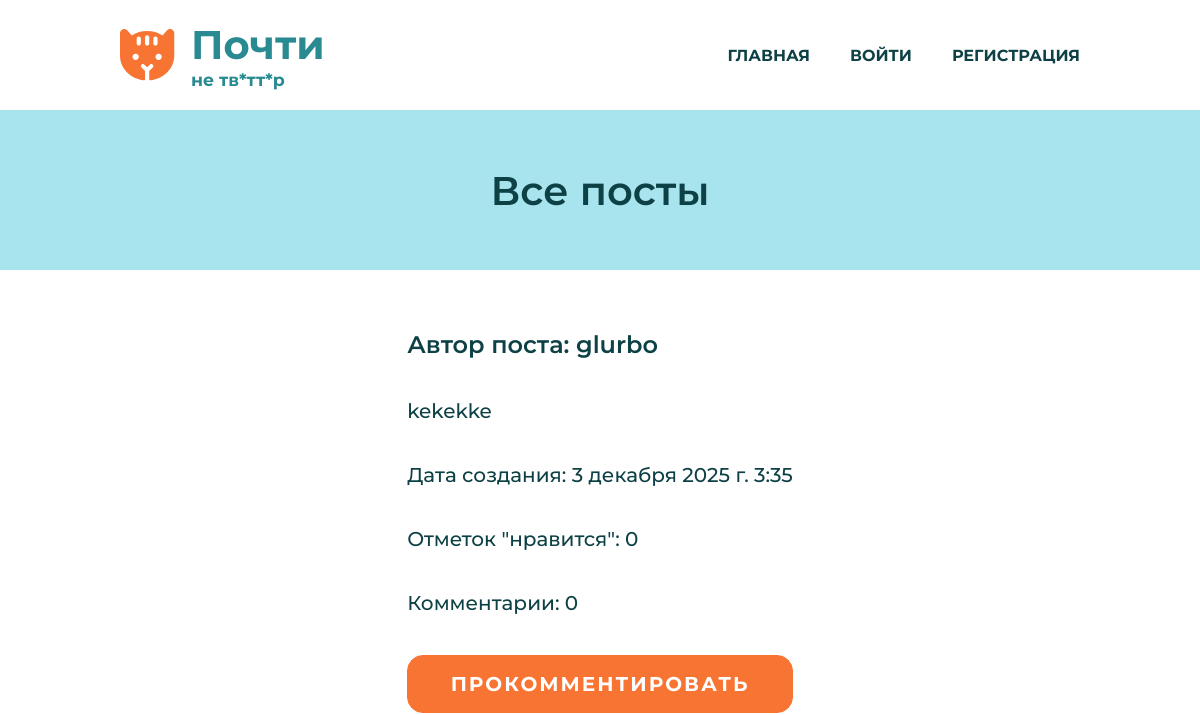
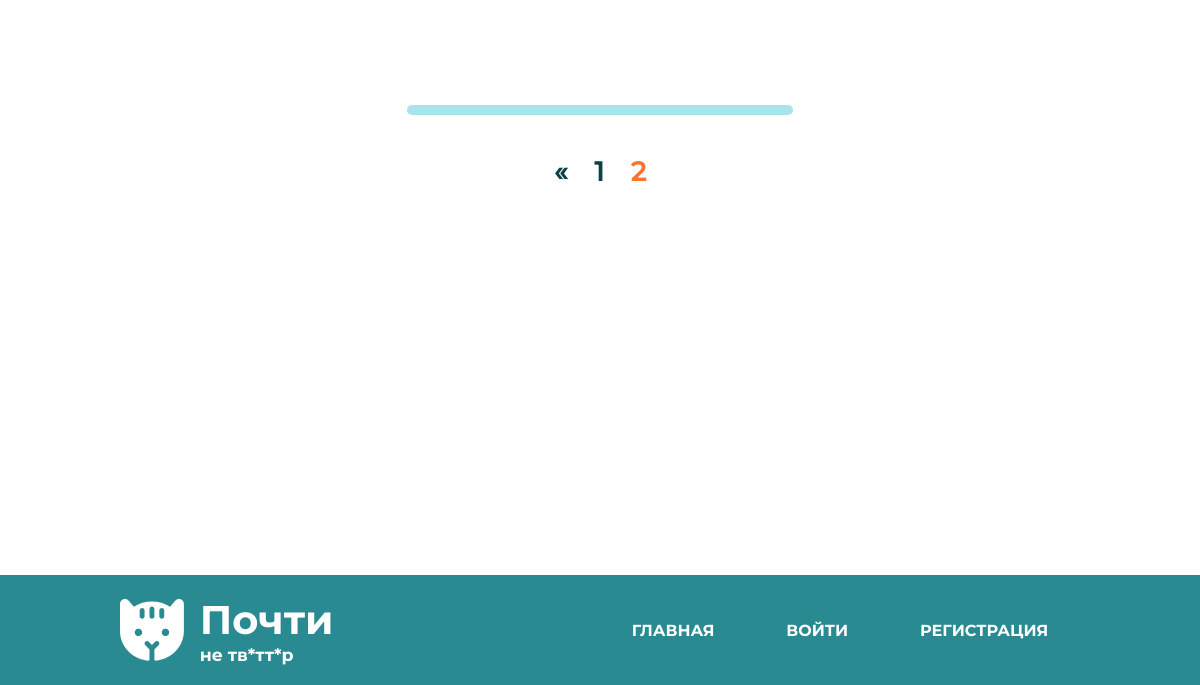
The app's page /posts/?page=2, older data (2 pictures, top to bottom).
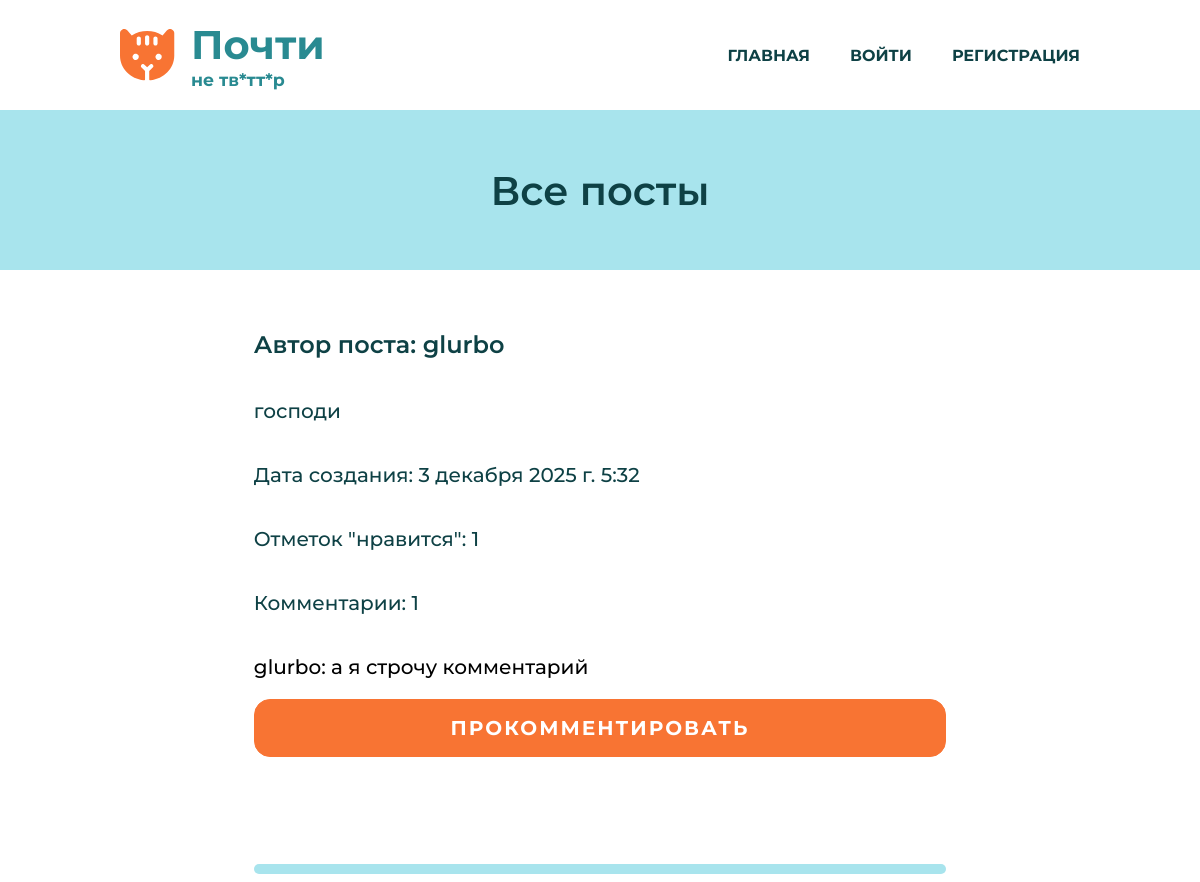
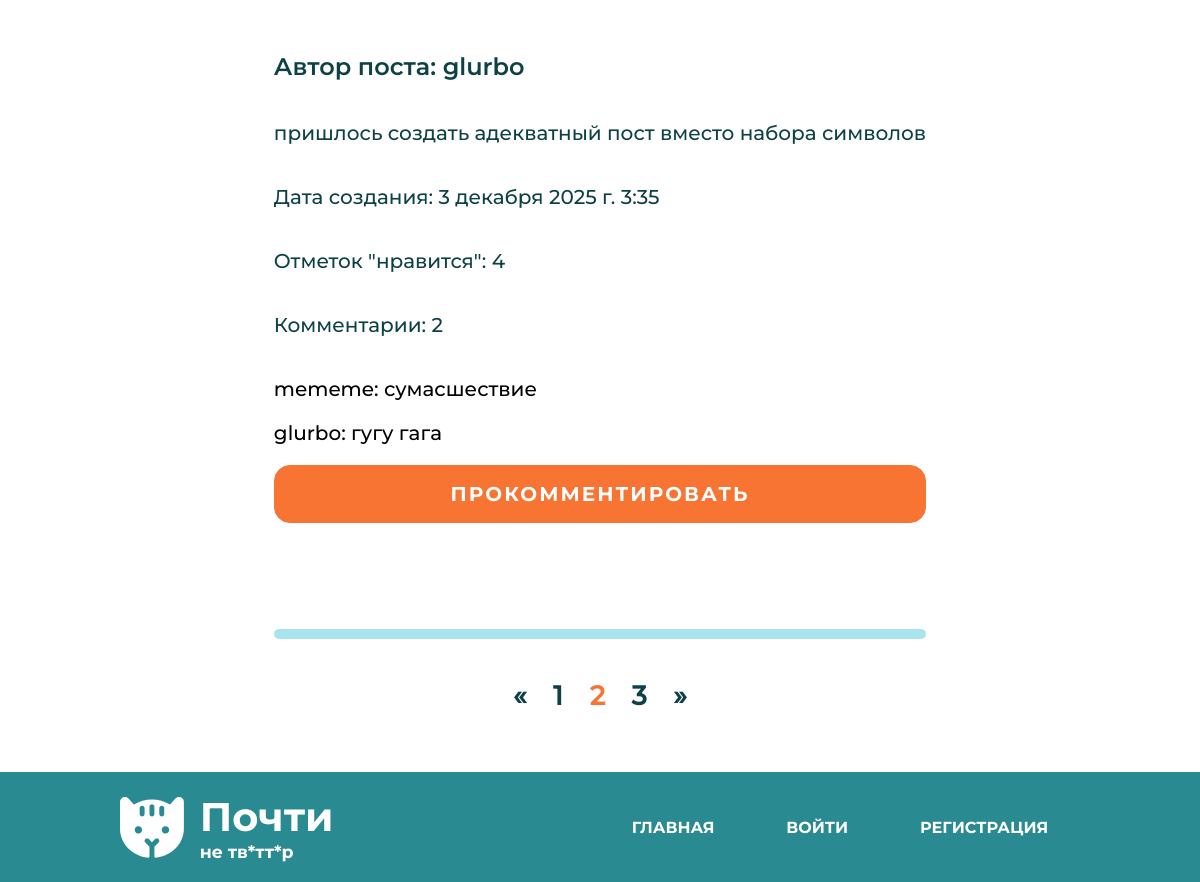
The same page, newer data (2 pictures, top to bottom).
### posts/models.py (models this page shows, shortened)
class Post(models.Model):
    post_text = models.TextField(verbose_name="Текст поста")
    author = models.ForeignKey('ReallyUser', on_delete=models.CASCADE, verbose_name='Автор поста', null=True)
    pub_date = models.DateTimeField(default=datetime.now, verbose_name="Дата публикации")
    likes = models.ManyToManyField(settings.AUTH_USER_MODEL, related_name="liked_posts", blank=True)
    class Meta:
        verbose_name = 'Пост'
        verbose_name_plural = 'Посты'

class ReallyUser(AbstractUser):
    avatar = models.ImageField(upload_to='avatars/', blank=True, null=True,
                               verbose_name='Аватар', default='avatars/image.png')
    biography = models.CharField(max_length=250, verbose_name="Биография", null=True)
    class Meta(AbstractUser.Meta):
        pass

class Comment(models.Model):
    comment_text = models.TextField(verbose_name="Текст комментария")
    post = models.ForeignKey('Post', on_delete=models.CASCADE,
                                      verbose_name="Комментарий к посту", blank=True, null=True)
    commenter = models.ForeignKey('ReallyUser', on_delete=models.CASCADE, verbose_name='Автор комментария', null=True)
    class Meta:
        verbose_name = 'Комментарий'
        verbose_name_plural = 'Комментарии'

### posts/views.py (the view)
# urls.py: path('', views.index, name='index'),
def index(request):
    posts = Post.objects.annotate(comment_count=Count('comment', distinct=True), likes_count=Count('likes', distinct=True)).order_by('-pub_date')[:50]
    paginator = Paginator(posts, 2)
    if 'page' in request.GET:
        page_num = request.GET['page']
    else:
        page_num = 1
    page = paginator.get_page(page_num)
    context = {'posts': page.object_list, 'page': page}
    return render(request, 'index.html', context)

### posts/templates/index.html (shortened to what this page needs)
{% extends "base_generic.html" %}
{% block content %}
<section class="title">
            <h1>Все посты</h1>
        </section>
        <section class="articles-wrapper">
            <div class="articles">
                <div class="four-articles">
                    {% if posts %}
                    {% for post in posts %}
                    <article>
                        <div class="article-inner">
                            <div class="article-text">
                                <h3>Автор поста: {{ post.author }}</h3>
                                <p>{{ post.post_text }}</p>
                                <p>Дата создания: {{ post.pub_date }}</p>
                                 {% if request.user.is_authenticated %}
            <p class="lele">
                <a href="{% url 'toggle_like' pk=post.pk %}">
                    {% if request.user in post.likes.all %}
                        Уже не нравится
                    {% else %}
                        Нравится
                    {% endif %}
                    {% if request.user == post.author %}
                        <a href="{% url 'edit-post' pk=post.pk %}" class="change"><b>Изменить пост?</b></a>
                        <a href="{% url 'delete-post' pk=post.pk %}" class="change"><b>Удалить пост?</b></a>
                    {% endif %}
                </a>
                <span>Отметок "нравится": {{ post.likes_count }}</span>
            </p>
        {% else %}
            <p>Отметок "нравится": {{ post.likes_count }}</p>
        {% endif %}
        <p>Комментарии: {{ post.comment_count }}</p>
                            </div>
                            <div class="article-buttons">
                                {% for comment in post.comment_set.all %}
        <p class="comment">{{ comment.commenter.username }}: {{ comment.comment_text }}</p>
    {% endfor %}
                                <a href="{% url 'add-comment' pk=post.pk %}" class="button">ПРОКОММЕНТИРОВАТЬ</a>
                                <form>
                                    <div class="favourite">
                                        <input class="fav-input" type="checkbox" id="fav1" checked>
                                    </div>
                                </form>
                            </div>
                            <div class="line"></div>
                            {% endfor %}
                            {% if page.paginator.num_pages > 1 %}
    <div class="pagination">
        <div class="pagination-list">
            {% if page.has_previous %}
                <div class="pagination-item">
                    <a href="?page={{ page.previous_page_number }}" class="pagination-link">&laquo;</a>
                </div>
            {% endif %}
            {% for num in page.paginator.page_range %}
                <div class="pagination-item {% if num == page.number %}active{% endif %}">
                    {% if num == page.number %}
                        <span class="pagination-link">{{ num }}</span>
                    {% else %}
                        <a href="?page={{ num }}" class="pagination-link">{{ num }}</a>
                    {% endif %}
                </div>
            {% endfor %}
            {% if page.has_next %}
                <div class="pagination-item">
                    <a href="?page={{ page.next_page_number }}" class="pagination-link">&raquo;</a>
                </div>
            {% endif %}
        </div>
    </div>
                            {% endif %}
                            {% else %}
                             <p>Нет постов :(</p>
                            {% endif %}
                        </div>
                    </article>
                </div>
            </div>
        </section>
{% endblock %}

Row changes from the older to the newer data that the page shows:
no longer on this page (row edited): Post: author "glurbo", post_text "kekekke", pub_date "3 декабря 2025 г. 3:35", likes_count "0", comment_count "0"
added Post: author "glurbo", post_text "господи", pub_date "3 декабря 2025 г. 5:32", likes_count "1", comment_count "1"
added Comment: commenter.username "glurbo", comment_text "а я строчу комментарий"
now on this page (row edited): Post: author "glurbo", post_text "пришлось создать адекватный пост вместо набора символов", pub_date "3 декабря 2025 г. 3:35", likes_count "4", comment_count "2"
now on this page (row edited): Comment: commenter.username "mememe", comment_text "сумасшествие", shown under "glurbo"
added Comment: commenter.username "glurbo", comment_text "гугу гага"
Text that changed along with them:
new list line: "3"
